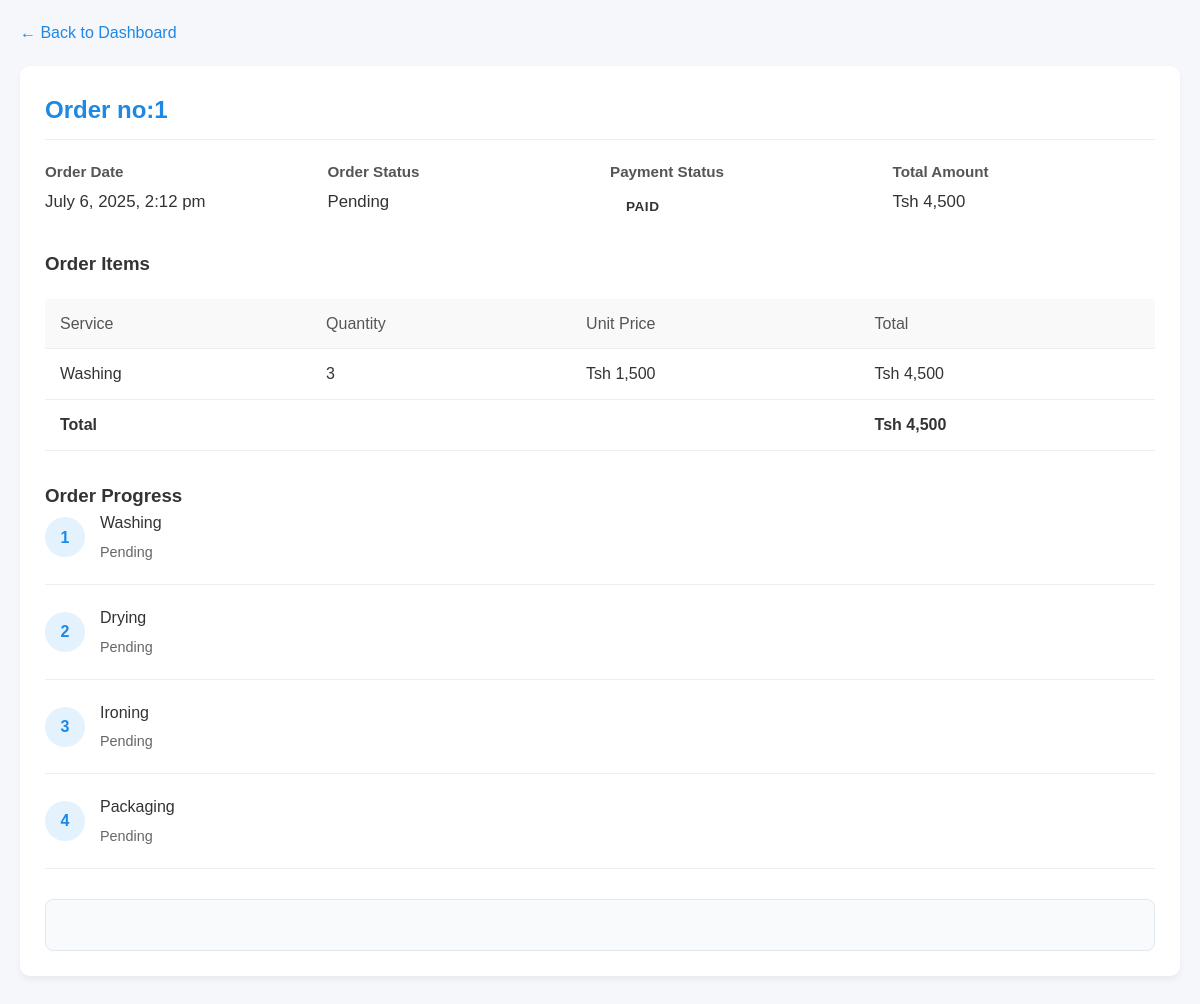
/order_details.php?order_id=1 (signed in), run on the app's committed database.
### tables this page shows
CREATE TABLE `orders` (
  `order_id` int(11) NOT NULL,
  `customer_id` int(11) NOT NULL,
  `customer_phone` varchar(20) DEFAULT NULL,
  `order_date` datetime DEFAULT current_timestamp(),
  `total_amount` decimal(10,2) DEFAULT 0.00,
  `payment_status` enum('Paid','Unpaid') DEFAULT 'Unpaid',
  `status` varchar(50) DEFAULT 'pending',
  `payment_method` varchar(50) DEFAULT NULL,
  `payment_phone` varchar(20) DEFAULT NULL,
  `payment_date` datetime DEFAULT NULL
);

CREATE TABLE `order_items` (
  `item_id` int(11) NOT NULL,
  `order_id` int(11) NOT NULL,
  `service_id` int(11) NOT NULL,
  `quantity` int(11) DEFAULT 1,
  `item_price` decimal(10,2) NOT NULL
);

CREATE TABLE `services` (
  `service_id` int(11) NOT NULL,
  `service_name` varchar(100) NOT NULL,
  `price_per_item` decimal(10,2) DEFAULT NULL,
  `description` text DEFAULT NULL
);

### order_details.php (the view, shortened to what this page needs)
<?php
include 'config.php';
$customer_id = $_SESSION['customer_id'];
$order_id = $_GET['order_id'] ?? 0;
$order_stmt = $conn->prepare("SELECT o.* FROM orders o WHERE o.order_id = ? AND o.customer_id = ?");
$order_stmt->bind_param("ii", $order_id, $customer_id);
$order_stmt->execute();
$order_result = $order_stmt->get_result();
$order = $order_result->fetch_assoc();
$items_stmt = $conn->prepare("
    SELECT i.*, s.service_name, s.price_per_item
    FROM order_items i
    JOIN services s ON i.service_id = s.service_id
    WHERE i.order_id = ?
");
$items_stmt->bind_param("i", $order_id);
$items_stmt->execute();
$items_result = $items_stmt->get_result();
$progress_stmt = $conn->prepare("SELECT * FROM clothes_progress WHERE order_id = ? AND customer_id = ?");
$progress_stmt->bind_param("ii", $order_id, $customer_id);
$progress_stmt->execute();
$progress_result = $progress_stmt->get_result();
$progress = $progress_result->fetch_assoc();
?>
<!DOCTYPE html>
<html lang="en">
<head>
</head>
<body>
    <div class="container">
        <a href="dashboard.php" class="back-link">&larr; Back to Dashboard</a>
        <div class="card">
            <h2>Order no:<?php echo $order['order_id']; ?></h2>
            <div class="order-info">
                <div class="info-group">
                    <h3>Order Date</h3>
                    <p><?php echo date('F j, Y, g:i a', strtotime($order['order_date'])); ?></p>
                </div>
                <div class="info-group">
                    <h3>Order Status</h3>
                    <p>
                        <span class="status status-<?php echo strtolower($order['status']); ?>">
                            <?php echo ucfirst($order['status']); ?>
                        </span>
                    </p>
                </div>
                <div class="info-group">
                    <h3>Payment Status</h3>
                    <p>
                        <span class="payment-status payment-<?php echo strtolower($order['payment_status']); ?>">
                            <?php echo ucfirst($order['payment_status']); ?>
                        </span>
                    </p>
                </div>
                <div class="info-group">
                    <h3>Total Amount</h3>
                    <p>Tsh <?php echo number_format($order['total_amount'], 0); ?></p>
                </div>
            </div>
            <h3>Order Items</h3>
            <table>
                <thead>
                    <tr>
                        <th>Service</th>
                        <th>Quantity</th>
                        <th>Unit Price</th>
                        <th>Total</th>
                    </tr>
                </thead>
                <tbody>
                    <?php while ($item = $items_result->fetch_assoc()): ?>
                        <tr>
                            <td><?php echo htmlspecialchars($item['service_name']); ?></td>
                            <td><?php echo $item['quantity']; ?></td>
                            <td>Tsh <?php echo number_format($item['price_per_item'], 0); ?></td>
                            <td>Tsh <?php echo number_format($item['price_per_item'] * $item['quantity'], 0); ?></td>
                        </tr>
                    <?php endwhile; ?>
                    <tr class="total-row">
                        <td colspan="3"><strong>Total</strong></td>
                        <td><strong>Tsh <?php echo number_format($order['total_amount'], 0); ?></strong></td>
                    </tr>
                </tbody>
            </table>
            <div class="progress-steps">
                <h3>Order Progress</h3>
                <div class="progress-step <?php echo $progress['washing_status'] ? 'completed' : ''; ?>">
                    <div class="progress-icon">1</div>
                    <div class="progress-info">
                        <div class="progress-title">Washing</div>
                        <div class="progress-status">
                            <?php echo $progress['washing_status'] ? $progress['washing_status'] : "Pending"; ?>
                        </div>
                    </div>
                </div>
                <div class="progress-step <?php echo $progress['drying_status'] ? 'completed' : ''; ?>">
                    <div class="progress-icon">2</div>
                    <div class="progress-info">
                        <div class="progress-title">Drying</div>
                        <div class="progress-status">
                            <?php echo $progress['drying_status'] ? $progress['drying_status'] : "Pending"; ?>
                        </div>
                    </div>
                </div>
                <div class="progress-step <?php echo $progress['ironing_status'] ? 'completed' : ''; ?>">
                    <div class="progress-icon">3</div>
                    <div class="progress-info">
                        <div class="progress-title">Ironing</div>
                        <div class="progress-status">
                            <?php echo $progress['ironing_status'] ? $progress['ironing_status'] : "Pending"; ?>
                        </div>
                    </div>
                </div>
                <div class="progress-step <?php echo $progress['packaging_status'] ? 'completed' : ''; ?>">
                    <div class="progress-icon">4</div>
                    <div class="progress-info">
                        <div class="progress-title">Packaging</div>
                        <div class="progress-status">
                            <?php echo $progress['packaging_status'] ? $progress['packaging_status'] : "Pending"; ?>
                        </div>
                    </div>
                </div>
            </div>
            <div class="payment-section">
            </div>
        </div>
    </div>
</body>
</html>

### order_details.php (style rules this page uses)
* { margin: 0; padding: 0; box-sizing: border-box; font-family: 'Arial', sans-serif; }
body { background-color: #f5f7fa; color: #333; line-height: 1.6; }
.container { max-width: 1200px; margin: 0 auto; padding: 20px; }
.back-link { display: inline-block; margin-bottom: 20px; color: #1e88e5; text-decoration: none; font-weight: 500; }
.card { background-color: white; border-radius: 10px; box-shadow: 0 4px 6px rgba(0,0,0,0.05); padding: 25px; margin-bottom: 30px; }
.card h2 { color: #1e88e5; margin-bottom: 20px; padding-bottom: 10px; border-bottom: 1px solid #eee; }
.order-info { display: grid; grid-template-columns: repeat(auto-fit, minmax(200px, 1fr)); gap: 20px; margin-bottom: 25px; }
.info-group h3 { color: #555; font-size: 0.95rem; margin-bottom: 5px; }
.info-group p { font-size: 1.05rem; }
.payment-section { margin-top: 30px; padding: 25px; background-color: #f8fafc; border-radius: 8px; border: 1px solid #e2e8f0; }
.payment-status { display: inline-block; padding: 0.4rem 1rem; border-radius: 20px; font-weight: 600; font-size: 0.85rem; text-transform: uppercase; letter-spacing: 0.5px; }
table { width: 100%; border-collapse: collapse; margin: 20px 0; }
th, td { padding: 12px 15px; text-align: left; border-bottom: 1px solid #eee; }
th { background-color: #f9f9f9; font-weight: 500; color: #555; }
.progress-steps { margin-top: 30px; }
.progress-step { display: flex; align-items: center; margin-bottom: 20px; padding-bottom: 20px; border-bottom: 1px solid #eee; }
.progress-icon { width: 40px; height: 40px; border-radius: 50%; background-color: #e3f2fd; display: flex; align-items: center; justify-content: center; margin-right: 15px; color: #1e88e5; font-weight: bold; flex-shrink: 0; }
.progress-info { flex: 1; }
.progress-title { font-weight: 500; margin-bottom: 5px; }
.progress-status { font-size: 0.9rem; color: #666; }

### data on the page
orders: order_id "1", order_date "July 6, 2025, 2:12 pm", status "Pending", payment_status "PAID", total_amount "4,500"
order_items: service.service_name "Washing", quantity "3", service.price_per_item "1,500", $item['price_per_item'] * $item['quantity'] "4,500"
